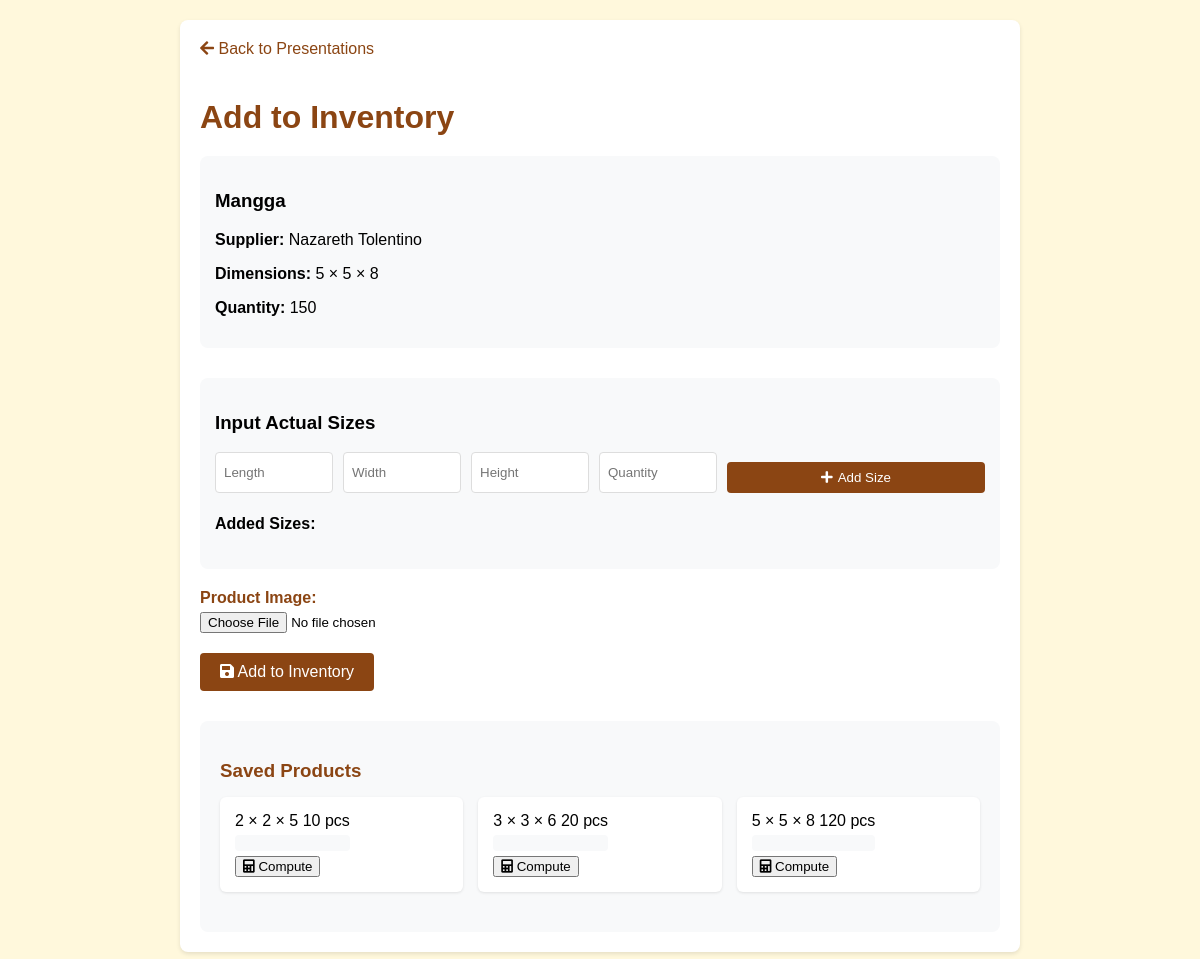
/categorize_product.php?id=23&item_id=6 (signed in), run on the app's committed database.
### tables this page shows
CREATE TABLE `sup_orders` (
  `id` int(11) NOT NULL,
  `seller_id` int(11) NOT NULL,
  `supplier_id` int(11) NOT NULL,
  `item_id` int(11) NOT NULL,
  `status` varchar(50) DEFAULT 'Pending',
  `created_at` timestamp NOT NULL DEFAULT current_timestamp(),
  `is_read` tinyint(1) DEFAULT 0,
  `scheduled_date` datetime DEFAULT NULL
);

CREATE TABLE `inventory` (
  `id` int(11) NOT NULL,
  `supplier_id` int(11) NOT NULL,
  `product_name` varchar(255) NOT NULL,
  `quantity` int(11) NOT NULL,
  `description` text DEFAULT NULL,
  `status` varchar(50) DEFAULT 'In Stock',
  `created_at` timestamp NOT NULL DEFAULT current_timestamp(),
  `updated_at` timestamp NOT NULL DEFAULT current_timestamp() ON UPDATE current_timestamp(),
  `length` decimal(10,2) DEFAULT NULL,
  `width` decimal(10,2) DEFAULT NULL,
  `height` decimal(10,2) DEFAULT NULL
);

CREATE TABLE `users` (
  `ID` int(25) NOT NULL,
  `lastname` varchar(25) NOT NULL,
  `firstname` varchar(25) NOT NULL,
  `email` varchar(25) NOT NULL,
  `username` text NOT NULL,
  `password` text NOT NULL,
  `contactno` text NOT NULL,
  `address` text NOT NULL,
  `role` text NOT NULL,
  `created_at` timestamp NOT NULL DEFAULT current_timestamp(),
  `profile_photo` varchar(255) DEFAULT NULL,
  `employer_id` int(25) DEFAULT NULL
);

CREATE TABLE `product_inventory` (
  `product_id` int(11) NOT NULL,
  `seller_id` int(11) NOT NULL,
  `product_name` varchar(255) NOT NULL,
  `length_feet` int(11) NOT NULL,
  `width_feet` int(11) NOT NULL,
  `height_feet` int(11) NOT NULL,
  `quantity` int(11) NOT NULL,
  `total_square_feet` int(11) NOT NULL,
  `image_path` varchar(255) DEFAULT NULL,
  `created_at` timestamp NOT NULL DEFAULT current_timestamp(),
  `updated_at` timestamp NOT NULL DEFAULT current_timestamp() ON UPDATE current_timestamp()
);

### categorize_product.php (the view, shortened to what this page needs)
<?php
require_once 'database/config.php';
$presentation_id = isset($_GET['id']) ? $_GET['id'] : null;
$item_id = isset($_GET['item_id']) ? $_GET['item_id'] : null;
$stmt = $pdo->prepare("
    SELECT so.*, i.product_name, i.description, i.length, i.width, i.height, i.quantity,
           u.firstname, u.lastname, u.id as supplier_id
    FROM sup_orders so
    JOIN inventory i ON so.item_id = i.id
    JOIN users u ON i.supplier_id = u.id
    WHERE so.id = ? AND so.item_id = ?
");
$stmt->execute([$presentation_id, $item_id]);
$product = $stmt->fetch(PDO::FETCH_ASSOC);
?>
<!DOCTYPE html>
<html lang="en">
<head>
    <link rel="stylesheet" href="https://cdnjs.cloudflare.com/ajax/libs/font-awesome/5.15.4/css/all.min.css">
</head>
<body>
    <div class="container">
        <a href="presentations.php" class="back-link">
            <i class="fas fa-arrow-left"></i> Back to Presentations
        </a>
        <h1>Add to Inventory</h1>
        <div class="product-details">
            <h3><?php echo htmlspecialchars($product['product_name']); ?></h3>
            <p><strong>Supplier:</strong> <?php echo htmlspecialchars($product['firstname'] . ' ' . $product['lastname']); ?></p>
            <p><strong>Dimensions:</strong> <?php
                $length = preg_replace('/\.00/', '', $product['length']);
                $width = preg_replace('/\.00/', '', $product['width']);
                $height = preg_replace('/\.00/', '', $product['height']);
                echo htmlspecialchars($length) . ' × ' . htmlspecialchars($width) . ' × ' . htmlspecialchars($height);
            ?></p>
            <p><strong>Quantity:</strong> <?php echo htmlspecialchars($product['quantity']); ?></p>
        </div>
        <form method="POST" action="process_inventory.php" enctype="multipart/form-data">
        <div class="size-input-section">
            <h3>Input Actual Sizes</h3>
            <div class="size-input-form">
                <div class="input-group">
                    <input type="number" id="length" placeholder="Length" step="1" min="1">
                    <input type="number" id="width" placeholder="Width" step="1" min="1">
                    <input type="number" id="height" placeholder="Height" step="1" min="1">
                    <input type="number" id="quantity" placeholder="Quantity" min="1">
                    <button type="button" onclick="addSize()" class="btn-add-size">
                        <i class="fas fa-plus"></i> Add Size
                    </button>
                </div>
            </div>
            <div class="sizes-list">
                <h4>Added Sizes:</h4>
            </div>
        </div>
            <div class="form-group">
                <label for="image_path">Product Image:</label>
                <input type="file" name="image_path" id="image_path" accept="image/*" required>
            </div>
            <button type="submit" class="btn-submit">
                <i class="fas fa-save"></i> Add to Inventory
            </button>
        </form>
        <div class="saved-products">
            <h3>Saved Products</h3>
            <div class="saved-products-list">
                <?php
                $stmt = $pdo->prepare("
                    SELECT * FROM product_inventory
                    WHERE seller_id = ? AND product_name = ?
                    ORDER BY created_at DESC
                ");
                $stmt->execute([$_SESSION['user_id'], $product['product_name']]);
                $saved_products = $stmt->fetchAll(PDO::FETCH_ASSOC);
                if ($saved_products): ?>
                    <div class="saved-items-grid">
                        <?php foreach ($saved_products as $item): ?>
                            <div class="saved-item"
                                data-id="<?php echo htmlspecialchars($item['product_id']); ?>"
                                data-length="<?php echo htmlspecialchars($item['length_feet']); ?>"
                                data-width="<?php echo htmlspecialchars($item['width_feet']); ?>"
                                data-height="<?php echo htmlspecialchars($item['height_feet']); ?>"
                                data-quantity="<?php echo htmlspecialchars($item['quantity']); ?>">
                                <div class="size-info">
                                    <span class="dimensions"><?php
                                        echo htmlspecialchars($item['length_feet']) . ' × ' .
                                             htmlspecialchars($item['width_feet']) . ' × ' .
                                             htmlspecialchars($item['height_feet']);
                                    ?></span>
                                    <span class="quantity"><?php echo htmlspecialchars($item['quantity']); ?> pcs</span>
                                    <div class="computation-result" id="result_<?php echo htmlspecialchars($item['product_id']); ?>"></div>
                                    <button type="button" class="compute-btn" onclick="computeSize(
                                        <?php echo sprintf('%s,%s,%s,%s,\'%s\'',
                                            $item['length_feet'],
                                            $item['width_feet'],
                                            $item['height_feet'],
                                            $item['quantity'],
                                            $item['product_id']
                                        ); ?>
                                    )">
                                        <i class="fas fa-calculator"></i> Compute
                                    </button>
                                </div>
                            </div>
                        <?php endforeach; ?>
                    </div>
                <?php else: ?>
                    <p>No saved products yet.</p>
                <?php endif; ?>
            </div>
        </div>
</body>
</html>

### categorize_product.php (style rules this page uses)
:root { --primary-brown: #8B4513; --secondary-brown: #A0522D; --light-brown: #DEB887; --bg-brown: #FFF8DC; }
body { font-family: 'Arial', sans-serif; background-color: var(--bg-brown); margin: 0; padding: 20px; }
.container { max-width: 800px; margin: 0 auto; background-color: white; padding: 20px; border-radius: 8px; box-shadow: 0 2px 4px rgba(0,0,0,0.1); }
h1 { color: var(--primary-brown); margin-bottom: 20px; }
.product-details { margin-bottom: 30px; padding: 15px; background-color: #f8f9fa; border-radius: 8px; }
.form-group { margin-bottom: 20px; }
label { display: block; margin-bottom: 5px; color: var(--primary-brown); font-weight: bold; }
.btn-submit { background-color: var(--primary-brown); color: white; padding: 10px 20px; border: none; border-radius: 4px; cursor: pointer; font-size: 16px; }
.back-link { display: inline-block; margin-bottom: 20px; color: var(--primary-brown); text-decoration: none; }
.size-input-section { margin: 20px 0; padding: 15px; background-color: #f8f9fa; border-radius: 8px; }
.input-group { display: flex; gap: 10px; margin-bottom: 15px; }
.input-group input { padding: 8px; border: 1px solid #ddd; border-radius: 4px; width: 100px; }
.btn-add-size { background-color: var(--primary-brown); color: white; border: none; padding: 8px 15px; border-radius: 4px; cursor: pointer; margin-top: 10px; width: 100%; display: flex; align-items: center; justify-content: center; gap: 5px; }
.computation-result { background-color: #f8f9fa; padding: 8px; border-radius: 4px; margin: 5px 0; font-size: 0.9em; color: var(--primary-brown); }
.sizes-list { margin-top: 20px; }
.saved-products { margin-top: 30px; padding: 20px; background-color: #f8f9fa; border-radius: 8px; }
.saved-products h3 { color: var(--primary-brown); margin-bottom: 15px; }
.saved-items-grid { display: grid; grid-template-columns: repeat(auto-fill, minmax(200px, 1fr)); gap: 15px; }
.saved-item { background-color: white; padding: 15px; border-radius: 6px; margin-bottom: 20px; box-shadow: 0 1px 3px rgba(0,0,0,0.1); display: flex; gap: 10px; align-items: center; flex-wrap: wrap; }

### data on the page
sup_orders: inventory.product_name "Mangga", users.firstname+lastname "Nazareth Tolentino", inventory.length "5", inventory.width "5", inventory.height "8", inventory.quantity "150"
product_inventory: length_feet "2", width_feet "2", height_feet "5", quantity "10"
product_inventory: length_feet "3", width_feet "3", height_feet "6", quantity "20"
product_inventory: length_feet "5", width_feet "5", height_feet "8", quantity "120"
